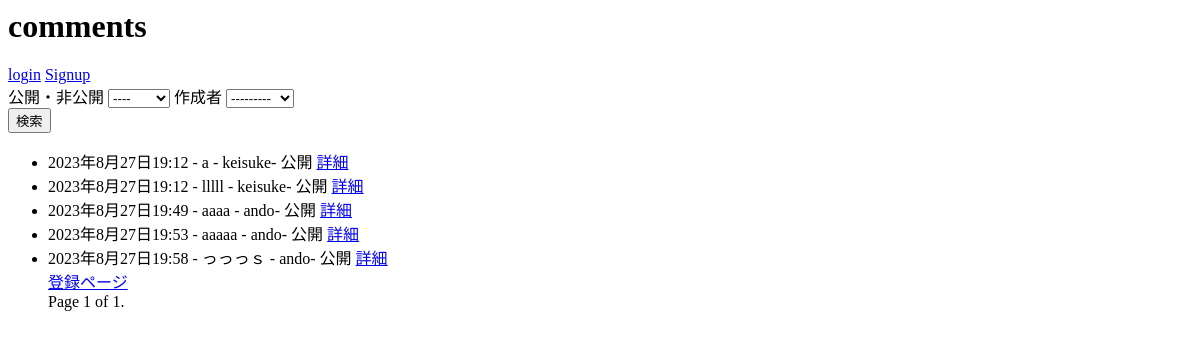
The page /list/ on the database as committed earlier.
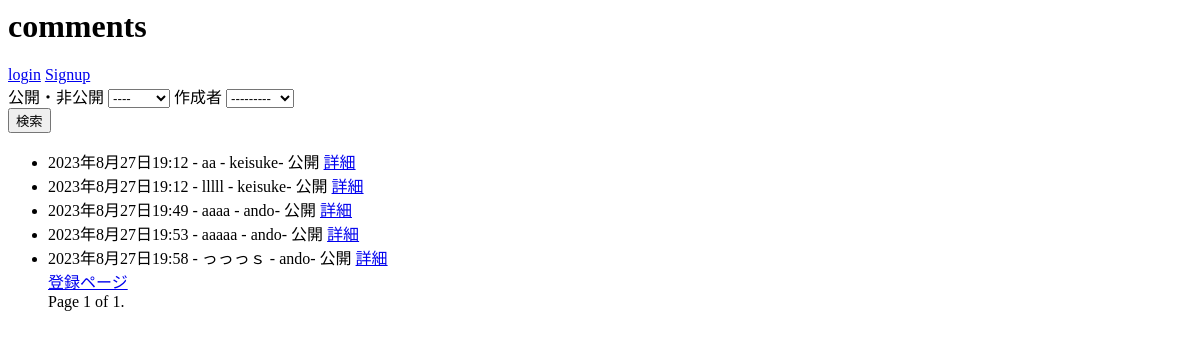
The same page on the database as committed later.
### commentapp/models.py (models this page shows, shortened)
class Comment(models.Model):
    title = models.CharField(max_length=100)
    text = models.TextField()
    date = models.DateTimeField(default=timezone.now(), help_text='作成日')
    create_user = models.ForeignKey(get_user_model(),on_delete=models.CASCADE)
    IS_PUBLIC_CHOICES = (
        (False, '非公開'),
        (True, '公開'),
    )
    is_public = models.BooleanField(default=True,choices=IS_PUBLIC_CHOICES)

### commentapp/views.py (the view, shortened to what this page needs)
# urls.py: path('list/', views.CommentListView.as_view(), name='list'),
class CommentListView(ListView):
    model = Comment # モデル名指定
    from_class = SearchForm #フォームの指定
    paginate_by = 5 #1ページあたり何件表示させるか
    def get_context_data(self, **kwargs):# コンテキストの内容を編集する関数
        context = super().get_context_data(**kwargs) # 現在のコンテキストを読み込む
        context['search_form'] = self.form # 現在の検索フォームの内容をコンテキストsearch formで渡す
        return context
    def get_queryset(self, **kwargs):# 入力された検索条件をもとに表示データを変更する（POSTされたときに実行される関数）
        queryset = super().get_queryset()# 現在のテーブルのデータを取得
        if self.request.user.is_authenticated:# ゲストユーザではないか（何かしらのアカウントでログインされている）
            queryset = queryset.filter(Q(create_user=self.request.user)|Q(is_public=True))#ログインユーザーのものもしくは公開設定されているものを抽出
        else:
            queryset = queryset.filter(is_public=True)#公開設定されているものを抽出
        self.form = form = SearchForm(self.request.GET or None)#検索フォームの情報を取得
        return queryset

### commentapp/forms.py
class SearchForm(forms.Form):
        create_user = CustomModelChoiceField(queryset=User.objects.all(),required = False)
        is_public = forms.ChoiceField(choices = ((None , "----"), (True, "公開"), (False, "非公開")),required = False)
        class Meta:
            model = Comment
            fields = ("is_public" , "create_user" )

### commentapp/forms.py (called while the page is built)
    def label_from_instance(self, obj): # label_from_instance 関数をオーバーライド
         return obj.username # 表示したいカラム名を return

### commentapp/templates/commentapp/comment_list.html (shortened to what this page needs)
{% load replaceurl %}
<h1>comments</h1>
{% if user.is_authenticated %}
<div class="h2">Welcome {{ user.username }}</div>
<a href="{% url 'logout' %}" class="btn btn-primary">logout</a>
{% else %}
<a href="{% url 'login' %}" class="btn btn-primary">login</a>
<a href="{% url 'signup' %}" class="btn btn-primary">Signup</a>
{% endif %}
<form class="mt-2" id="search-form" action="" method="GET">
    <div>
        <label class="label mr-4">公開・非公開</label>
        {{ search_form.is_public }}
        <label class="label mr-4">作成者</label>
        {{ search_form.create_user }}
      </div>
      <button class="btn btn-info ml-4" type="submit">検索</button>
</form>
<ul>
{% for comment in object_list %}
    <li>
        {{ comment.date }} - {{ comment.title }} - {{ comment.create_user}}- {{ comment.get_is_public_display}}
        <a href="{% url 'detail' comment.pk %}">詳細</a>
    </li>
{% empty %}
    <li>データがありません</li>
{% endfor %}
<a href="{% url 'create' %}">登録ページ</a>
<div class="pagination">
    <span class="step-links">
        <span class="current">
            Page {{ page_obj.number }} of {{ page_obj.paginator.num_pages }}.
        </span>
    </span>
</div>

Rows that differ between the two databases and show on the page:
changed Comment (number 1 of 5 on the later page): title "a" → "aa"
